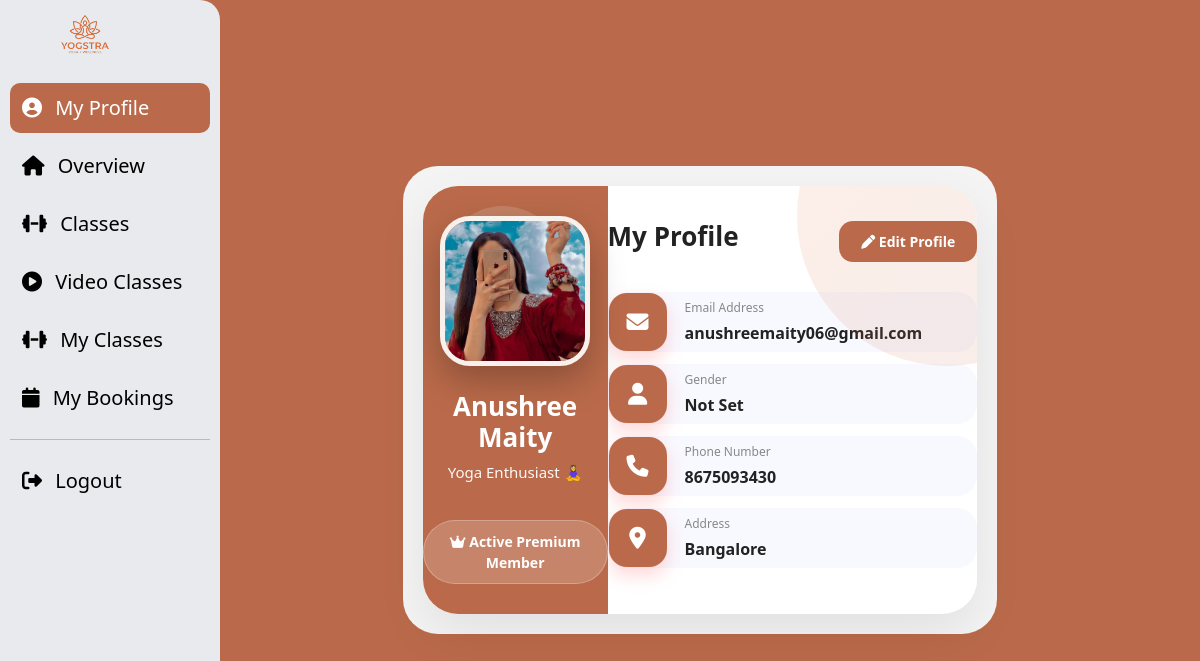
Screenshot of /user_panel/miniprofile.php (signed in) with the database file from the repository.
### tables this page shows
CREATE TABLE `users` (
  `id` int(30) NOT NULL,
  `name` varchar(255) NOT NULL,
  `email` varchar(255) NOT NULL,
  `password` varchar(255) NOT NULL,
  `gender` varchar(255) NOT NULL,
  `role` varchar(20) NOT NULL,
  `qualification` varchar(255) NOT NULL,
  `ph_no` varchar(15) NOT NULL,
  `address` varchar(255) NOT NULL,
  `image` varchar(255) NOT NULL,
  `otp` int(11) DEFAULT NULL,
  `is_verified` tinyint(1) DEFAULT 0
);

### user_panel/miniprofile.php (the view, shortened to what this page needs)
<?php
include('../db_connect.php');
$user_email = $_SESSION['user_email'];
$sql = "SELECT * FROM users WHERE email='$user_email'";
$res = mysqli_query($conn, $sql);
$row = mysqli_fetch_assoc($res);
?>
<!DOCTYPE html>
<html lang="en">
<head>
    <link rel="stylesheet" href="../assets/bootstrap/css/bootstrap.min.css">
    <link href="https://cdnjs.cloudflare.com/ajax/libs/font-awesome/6.5.0/css/all.min.css" rel="stylesheet">
</head>
<body style="background-color:#ba6a4a;">
    <div class="container-fluid">
        <div class="row">
            <div class="col-md-2 ">
                <?php include('sidebar.php'); ?>
            </div>
            <div class="col-md-10 main-content">
                <div class="main-card">
                    <div class="profile-card">
                        <div class="row g-0 align-items-center">
                            <div class="col-md-4 profile-left">
                                <img src="../uploads/image/<?php echo $row['image'] ?? 'default.png'; ?>" class="profile-img">
                                <h2 class="welcome">
                                    <?php echo $_SESSION['user_name']; ?>
                                </h2>
                                <p class="subtitle">
                                    Yoga Enthusiast 🧘‍♀️
                                </p>
                                <div class="member-badge">
                                    <i class="fa-solid fa-crown"></i>
                                    Active Premium Member
                                </div>
                            </div>
                            <div class="col-md-8 profile-right">
                                <div class="profile-header">
                                    <h2 class="profile-title">
                                        My Profile
                                    </h2>
                                    <a href="edit_profile.php" class="edit-btn text-decoration-none">
                                        <i class="fa-solid fa-pen"></i>
                                        Edit Profile
                                    </a>
                                </div>
                                <div class="info-box">
                                    <div class="info-icon">
                                        <i class="fa-solid fa-envelope"></i>
                                    </div>
                                    <div class="info-text">
                                        <small>Email Address</small>
                                        <span>
                                            <?php echo $_SESSION['user_email']; ?>
                                        </span>
                                    </div>
                                </div>
                                <div class="info-box">
                                    <div class="info-icon">
                                        <i class="fa-solid fa-user"></i>
                                    </div>
                                    <div class="info-text">
                                        <small>Gender</small>
                                        <span>
                                            <?php echo $_SESSION['user_gen'] ?? 'Not Set'; ?>
                                        </span>
                                    </div>
                                </div>
                                <div class="info-box">
                                    <div class="info-icon">
                                        <i class="fa-solid fa-phone"></i>
                                    </div>
                                    <div class="info-text">
                                        <small>Phone Number</small>
                                        <span>
                                            <?php echo $row['ph_no'] ?? 'Not Available'; ?>
                                        </span>
                                    </div>
                                </div>
                                <div class="info-box">
                                    <div class="info-icon">
                                        <i class="fa-solid fa-location-dot"></i>
                                    </div>
                                    <div class="info-text">
                                        <small>Address</small>
                                        <span>
                                            <?php echo $row['address'] ?? 'Not Available'; ?>
                                        </span>
                                    </div>
                                </div>
                            </div>
                        </div>
                    </div>
                </div>
            </div>
        </div>
    </div>
</body>
</html>

### user_panel/miniprofile.php (style rules this page uses)
* { margin: 0; padding: 0; box-sizing: border-box; }
body { overflow-x: hidden; }
.main-card { background: #f4f4f4; border-radius: 35px; padding: 20px; }
.main-content { min-height: 100vh; display: flex; justify-content: center; align-items: center; padding: 30px; }
.profile-card { width: 100%; max-width: 700px; border: none; border-radius: 35px; overflow: hidden; position: relative; background: #fff; box-shadow: 0 20px 50px rgba(0, 0, 0, 0.08); }
.profile-card::before { content: ''; position: absolute; top: -120px; right: -120px; width: 300px; height: 300px; background: linear-gradient(135deg, #f57847, #ba6a4a); border-radius: 50%; opacity: .12; pointer-events: none; }
.profile-left { background: #ba6a4a; padding: 30px 20px; text-align: center; color: #fff; position: relative; }
.profile-left::before { content: ''; position: absolute; top: 20px; left: 20px; width: 120px; height: 120px; background: rgba(255, 255, 255, 0.15); border-radius: 50%; }
.profile-img { width: 150px; height: 150px; border-radius: 30px; object-fit: cover; border: 5px solid rgba(255, 255, 255, 0.9); box-shadow: 0 15px 35px rgba(0, 0, 0, 0.25); transition: .4s; position: relative; z-index: 2; }
.welcome { margin-top: 25px; font-size: 26px; font-weight: 700; position: relative; z-index: 2; }
.subtitle { margin-top: 8px; font-size: 15px; opacity: .95; position: relative; z-index: 2; }
.member-badge { display: inline-block; margin-top: 20px; padding: 10px 22px; border-radius: 50px; background: rgba(255, 255, 255, 0.18); backdrop-filter: blur(8px); border: 1px solid rgba(255, 255, 255, 0.25); font-size: 14px; font-weight: 600; position: relative; z-index: 2; }
.profile-right { padding: 30px 20px; background: #fff; }
.profile-header { display: flex; justify-content: space-between; align-items: center; margin-bottom: 30px; position: relative; z-index: 5; }
.profile-title { font-size: 26px; font-weight: 700; color: #222; }
.edit-btn { border: none; background: #ba6a4a; color: #fff; padding: 10px 22px; border-radius: 14px; font-size: 14px; font-weight: 600; transition: .3s; text-decoration: none; display: inline-block; position: relative; z-index: 10; }
.info-box { display: flex; align-items: center; gap: 18px; padding: 14 px; border-radius: 20px; background: #f8f9ff; margin-bottom: 12px; transition: .35s; border: 1px solid transparent; }
.info-icon { width: 58px; height: 58px; min-width: 58px; display: flex; justify-content: center; align-items: center; border-radius: 18px; background: #ba6a4a; color: #fff; font-size: 22px; box-shadow: 0 8px 18px rgba(255, 94, 98, 0.25); }
.info-text small { display: block; color: #888; margin-bottom: 4px; font-size: 12px; }
.info-text span { color: #222; font-size: 16px; font-weight: 600; }

### rows the page displays
users: image (picture), ph_no "8675093430", address "Bangalore"

### other values shown
$_SESSION['user_name'] "Anushree Maity"
$_SESSION['user_email'] "anushreemaity06@gmail.com"
$_SESSION['user_gen'] "Not Set"
